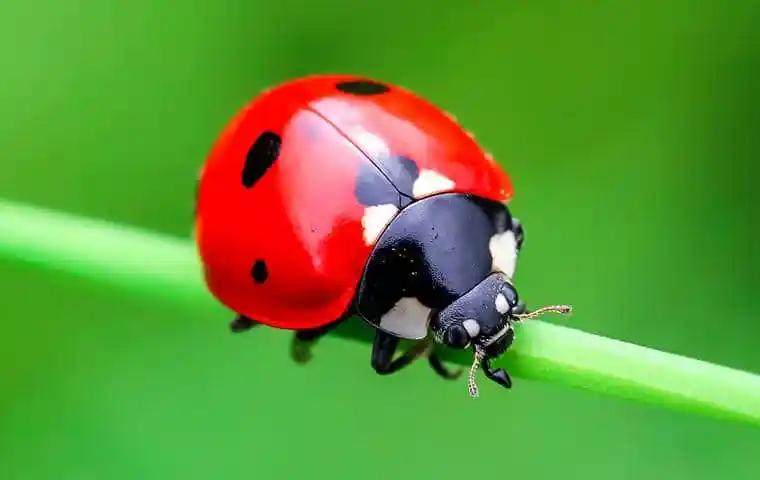
#> input picture ladybug.png, 760 x 480 px
$ jupyter execute 'Basic Methods.ipynb'
#> lines starting #> are read from the running program, lines starting #| are printed output that depends on the picture
# Basic Image Processing Techniques

Before we get into actually recognizing parts of images, we need a few basic techniques we can perform on raw images. For now, these might seem somewhat random, but they are all very important parts of the larger process, as we will see later on in the workshop.

## Blurring

This is sometimes referred to as "smoothing" an image. This will end up being helpful when we try to get rid of extraneous "noise" in a picture.

Lets return to our ladybug image from the last workshop section.

[cell 1]
import cv2

img_color = cv2.imread("ladybug.png", cv2.IMREAD_COLOR)
#> img_color is the input picture: shape (480, 760, 3); mean B, G, R 53.2, 148.4, 95.9

cv2.imshow("Color ladybug!", img_color)
cv2.waitKey(0)

### Standard Blur

We have a couple of options for how we want to go about blurring our image. We'll start with OpenCV's standard "blur" feature, `cv2.blur`

[cell 2]
blur_img_1 = cv2.blur(img_color,(3,3))

cv2.imshow("Blurred ladybug", blur_img_1)
cv2.waitKey(0)

`cv2.blur` has two parameters: the image you want to blur, and the size for something that we call a **kernel**. If you don't care to learn how this works, feel free to just skip ahead. All you really *need* to know is that the larger numbers you put here, the more blurred your image will appear.

When we put (3,3) in the second parameter spot, the program is using a 3x3 matrix to perform a blur.

$ \frac{1}{9} *
\begin{bmatrix}
1 & 1 & 1 \\
1 & 1 & 1 \\
1 & 1 & 1 \\
\end{bmatrix}$

This matrix is applied to each individual pixel within the image. This means that for each pixel, the matrix is applied to the surrounding area, and then the pixel is replaced with the average value.

So if we increase the kernel to (5,5), this is what the matrix will look like:

$ \frac{1}{25} *
\begin{bmatrix}
1 & 1 & 1 & 1 & 1 \\
1 & 1 & 1 & 1 & 1 \\
1 & 1 & 1 & 1 & 1 \\
1 & 1 & 1 & 1 & 1 \\
1 & 1 & 1 & 1 & 1
\end{bmatrix}  $

Let's try increasing the kernel size by a significant amount, just so it's obvious to see that the image gets blurrier as the kernel size increases. The following code shows the original image, the slightly burred image with the 3x3 matrix, and a significantly blurred image with a 15x15 matrix.

[cell 3]
blur_img_2 = cv2.blur(img_color,(15,15))
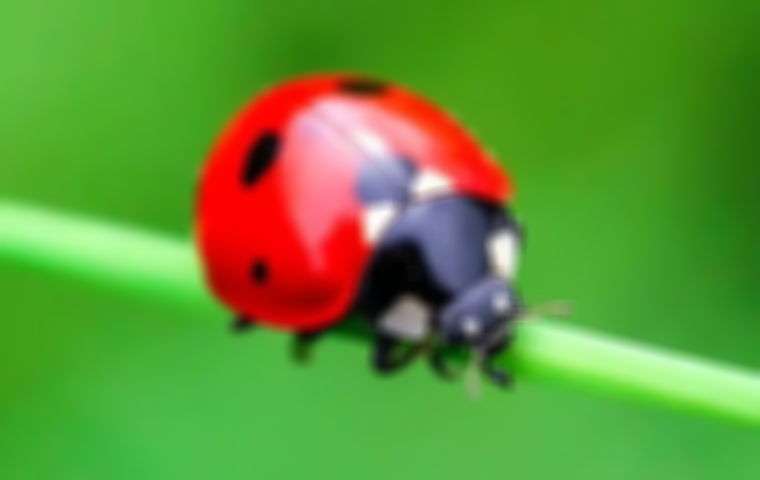
#> blur_img_2: shape (480, 760, 3); mean B, G, R 53.2, 148.4, 95.9

cv2.imshow("Color ladybug!", img_color)
cv2.waitKey(0)

cv2.imshow("Blurred ladybug", blur_img_1)
cv2.waitKey(0)

cv2.imshow("Blurred ladybug", blur_img_2)
cv2.waitKey(0)

### Gaussian Blur

An incredibly common method of blurring images in computer vision is called a **Gaussian Blur**. This works similarly to the normalized blur we saw earlier, by applying a matrix to each pixel in an image.

$ \frac{1}{256} *
\begin{bmatrix}
1 & 4 & 6 & 4 & 1 \\
4 & 16 & 24 & 16 & 4 \\
6 & 24 & 36 & 24 & 6 \\
4 & 16 & 24 & 16 & 4 \\
1 & 4 & 6 & 4 & 1
\end{bmatrix}  $

The idea behind this is to give surrounding pixels different weights based on proximity to the current pixel. So the central pixel is weighed the highest, with the immediately surrounding pixels having the next highest amount of influence.

Below we show examples of Gaussian blurs in cv2 using the built-in `cv2.GaussianBlur` method.

[cell 4]
blur_img_3 = cv2.GaussianBlur(img_color,(5,5),0)
blur_img_4 = cv2.GaussianBlur(img_color,(15,15),0)
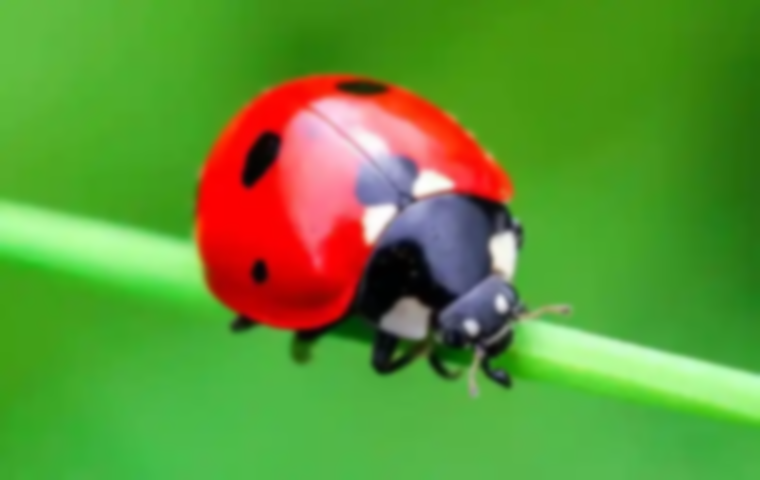
#> blur_img_4: shape (480, 760, 3); mean B, G, R 53.2, 148.4, 95.9

cv2.imshow("Blurred ladybug", img_color)
cv2.waitKey(0)

cv2.imshow("Blurred ladybug", blur_img_3)
cv2.waitKey(0)

cv2.imshow("Blurred ladybug", blur_img_4)
cv2.waitKey(0)

Below are the original image, normalized blur, and gaussian blur next to each other so you can clearly see the difference between types of blurs

[cell 5]
cv2.imshow("Blurred ladybug", img_color)
cv2.waitKey(0)

cv2.imshow("Blurred ladybug", blur_img_2)
cv2.waitKey(0)

cv2.imshow("Blurred ladybug", blur_img_4)
cv2.waitKey(0)

The specific advantages and disadvantages of both can be somewhat complicated and involve a lot of difficult math. However, in simple terms, it's frequently said that a Guassian blur "smooths out the image" as opposed to completely blurring it the way that the normalized blur does. To see this clearly, look at the antennae of the ladybug in the previous example. With the regular blur, the antennae seem to vanish almost completely in some areas, whereas with the Gaussian blur, we can still see the clear outlines.

## Scaling

Something fairly simple thats frequently used in image processing is scaling (or resizing) an image. Fortunately, OpenCV has built in tools for this!

We can use `cv2.resize` to resize the image to our new dimensions. Below is some simple python code to calculate a scale percentage. Here we use 60, as in the new image will be 60% the size of the old image.

[cell 6]
img_temp = cv2.imread("ladybug.png", cv2.IMREAD_COLOR)

scale_percent = 60
width = int(img_temp.shape[1] * scale_percent / 100)
#> width = 456
height = int(img_temp.shape[0] * scale_percent / 100)
#> height = 288
dim = (width, height)
#> dim = (456, 288)

resized = cv2.resize(img_temp, dim)

cv2.imshow("Resized ladybug!", resized)
cv2.waitKey(0)

We can also scale the image up to be larger than the original. (You might notice a significant decrease in image quality this way.)

[cell 7]
scale_percent = 150
width = int(img_temp.shape[1] * scale_percent / 100)
#> width = 1140
height = int(img_temp.shape[0] * scale_percent / 100)
#> height = 720
dim = (width, height)
#> dim = (1140, 720)

resized_2 = cv2.resize(img_temp, dim)

cv2.imshow("Resized ladybug!", resized_2)
cv2.waitKey(0)

We can also manually set dimensions; however, without keeping the scale, the resulting image may look a bit strange!

[cell 8]
dim = (200, 200)

resized_3 = cv2.resize(img_temp, dim)
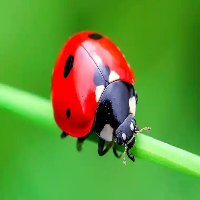
#> resized_3: shape (200, 200, 3); mean B, G, R 53.2, 148.4, 95.9

cv2.imshow("Resized ladybug!", resized_3)
cv2.waitKey(0)

## Adjusting Contrast

One other important thing we can do to an image is increase the contrast. For the sake of this workshop, we will be doing this in grayscale images.

Let's take a grayscale version of our ladybug image.

[cell 9]
img_gray = cv2.imread("ladybug.png", cv2.IMREAD_GRAYSCALE)
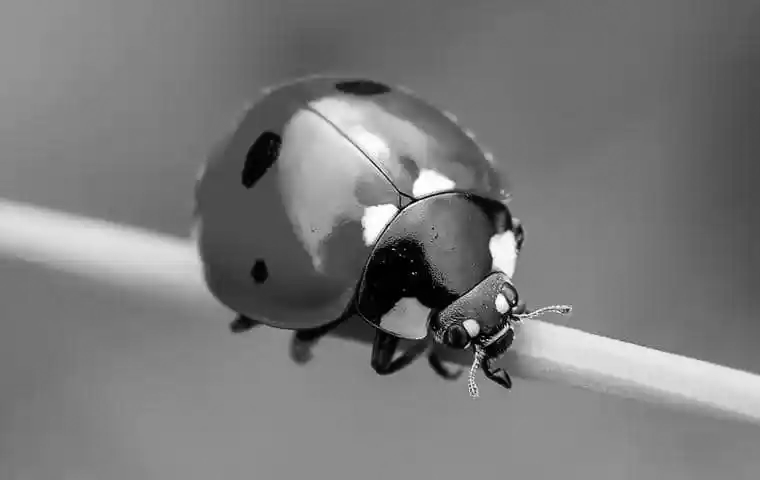
#> img_gray: shape (480, 760); min 0, max 255, mean 121.9

cv2.imshow("Gray ladybug!", img_gray)
cv2.waitKey(0)

Below is code to plot how many of each value pixel there are. (You don't need to worry about understanding the line of code. We are using the plots simply to have a helpful visualization for what is actually going on behind the scenes of this method. In the future, you won't need to print out the plot.)

[cell 10]
import numpy as np
from matplotlib import pyplot as plt

plt.hist(img_gray.ravel(),256,[0,256]); plt.show()
#> after `plt.hist(img_gray.ravel(), 256, [0, 256])`:
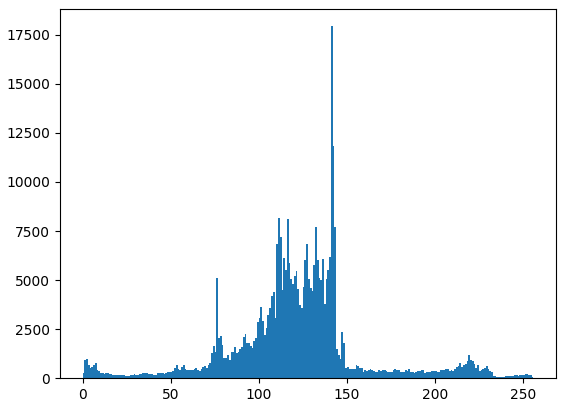
#> figure drawn by matplotlib, 1 panel; tallest bar 17940 high, from x = 141 to 142

As you can see, there are a very large number of pixels clumped between 100 and 150. Recall that on a grayscale image, all the pixels are from values 0 to 255, with zero being black and 255 being white. From the plot, we can see that there are very few pixels that can be called either "very dark" or "very light."

We're now going to use a method called "histogram equalization." In cv2, this is called `cv2.equalizeHist`.

[cell 11]
equalized_img = cv2.equalizeHist(img_gray)
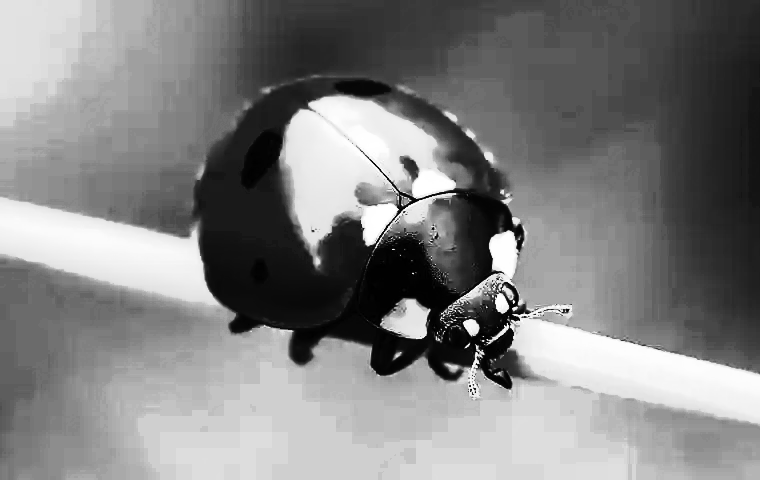
#> equalized_img: shape (480, 760); min 0, max 255, mean 129.2

cv2.imshow("Gray ladybug!", equalized_img)
cv2.waitKey(0)

As you can see, the image looks very different! Let's re-examine the histogram.

[cell 12]
plt.hist(equalized_img.ravel(),256,[0,256]); plt.show()
#> after `plt.hist(equalized_img.ravel(), 256, [0, 256])`:
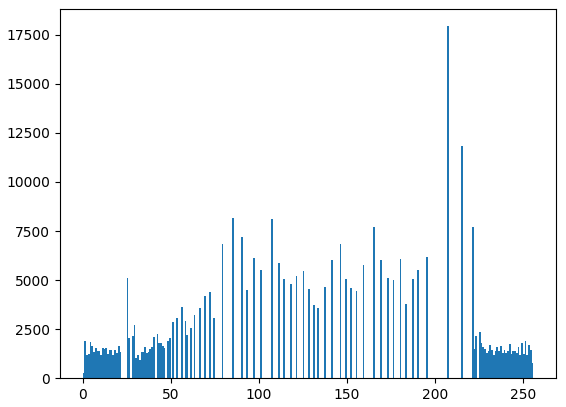
#> figure drawn by matplotlib, 1 panel; tallest bar 17940 high, from x = 207 to 208
